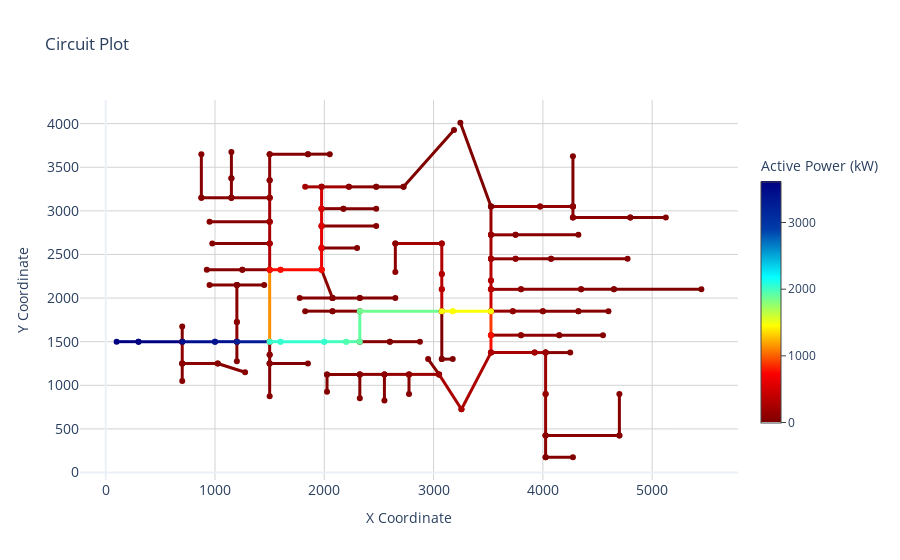

Notebook cell for this chart:
### Markdown cell above
## Step 6: Plot Active Power in the Circuit

We can plot the active power in the circuit using the default parameters and then customize the plot title and line width.

### Code cell
# Plot active power using default parameters
dss_tools.interactive_view.circuit_plot(parameter="active power")
